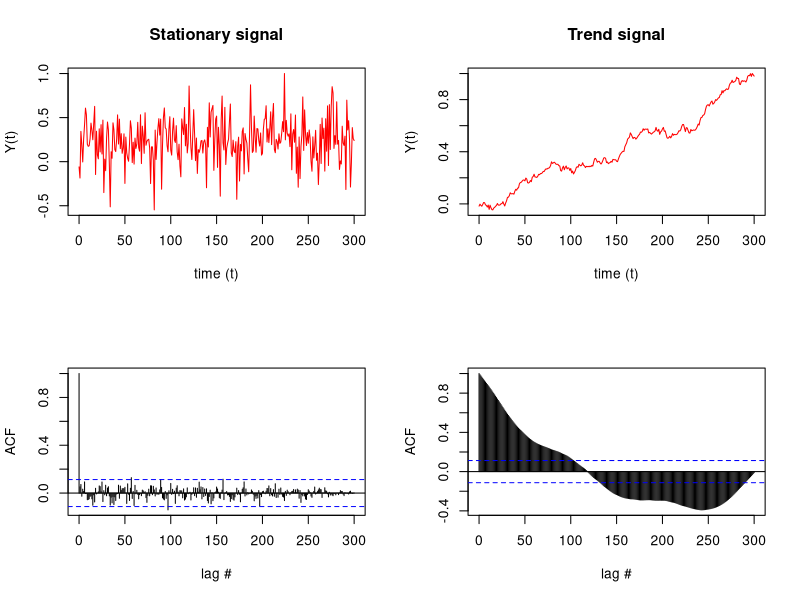

This figure's R source:
## ---- chunk 1
t = 0:300
y_stationary <- rnorm(length(t),mean=1,sd=1) # the stationary time series (ts)
y_trend      <- cumsum(rnorm(length(t),mean=1,sd=4))+t/100 # our ts with a trend
# lets normalize each for simplicity
y_stationary<- y_stationary/max(y_stationary) 
y_trend      <- y_trend/max(y_trend) 
## ---- chunk 2
plot.new()
frame()
par(mfcol=c(2,2))
# the stationary signal and ACF
plot(t,y_stationary,
     type='l',col='red',
     xlab = "time (t)",
     ylab = "Y(t)",
     main = "Stationary signal")
acf(y_stationary,lag.max = length(y_stationary),
         xlab = "lag #", ylab = 'ACF',main=' ')
# the trend signal and ACF
plot(t,y_trend,
     type='l',col='red',
     xlab = "time (t)",
     ylab = "Y(t)",
     main = "Trend signal")
acf(y_trend,lag.max = length(y_trend),
         xlab = "lag #", ylab = 'ACF', main=' ')

## ---- chunk 3
lag.length = 25
Box.test(y_stationary, lag=lag.length, type="Ljung-Box") # test stationary signal
Box.test(y_trend,      lag=lag.length, type="Ljung-Box") # test nonstationary signal
## ---- chunk 4
library(tseries)
adf.test(y_stationary)
adf.test(y_trend)
## ---- chunk 5
kpss.test(y_stationary, null="Trend")
kpss.test(y_trend, null="Trend")
